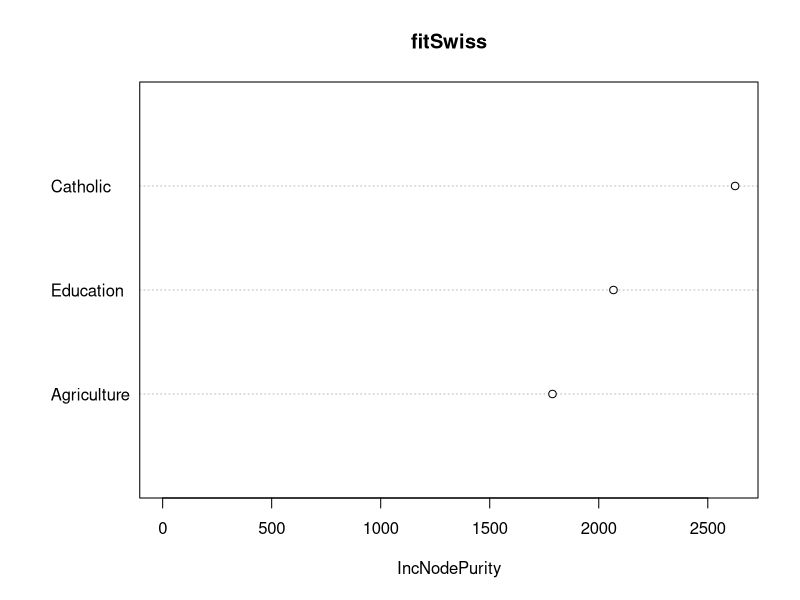
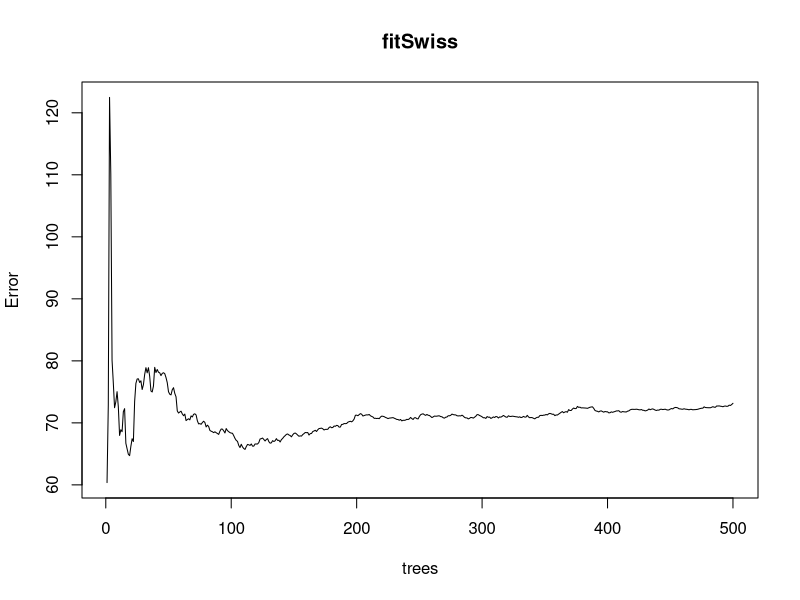

Reproduce these figures in R, in order.
# import data
library(randomForest)
library(rpart)
fitKF <- randomForest(Kyphosis ~ Age + Number + Start, data=kyphosis)
print(fitKF) 	# view results
importance(fitKF) # importance of each predictor

help("importance")

View(swiss)
str(swiss)
fitSwiss <- randomForest(Fertility ~ Agriculture + Education + Catholic, data = swiss)
print(fitSwiss) # view results
importance(fitSwiss) # importance of each predictor
varImpPlot(fitSwiss)
plot(fitSwiss)

getTree(fitSwiss,1, labelVar=TRUE)

help(randomForest) # look at all the package contents and the randomForest method options
# implements Breiman's random forest algorithm
# It can also be used in unsupervised mode for assessing proximities among data points

# look at rfcv - random forest cross-validation - 
help(rfcv)
# shows the cross-validated prediction performance of models with sequentially reduced number of predictors 

# other data....
data(imports85)
